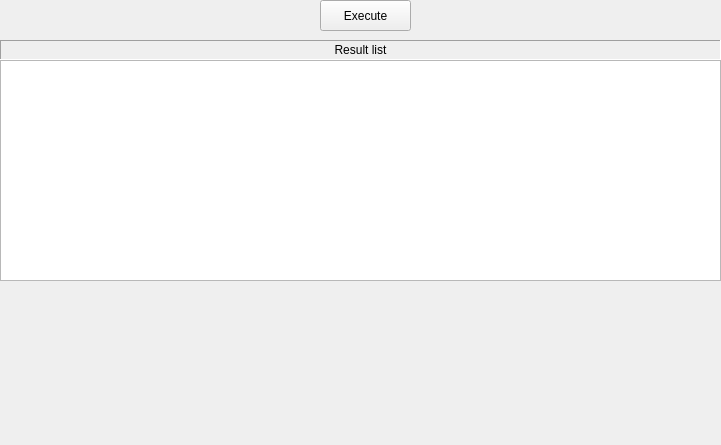
     <widget class="QWidget" name="page_12">
      <property name="geometry">
       <rect>
        <x>0</x>
        <y>0</y>
        <width>721</width>
        <height>445</height>
       </rect>
      </property>
      <attribute name="label">
       <string>ChildSelectNext</string>
      </attribute>
      <widget class="QPushButton" name="pushButtonExecuteChildSelectNextXML">
       <property name="geometry">
        <rect>
         <x>320</x>
         <y>0</y>
         <width>91</width>
         <height>31</height>
        </rect>
       </property>
       <property name="text">
        <string>Execute</string>
       </property>
      </widget>
      <widget class="QLabel" name="label_26">
       <property name="geometry">
        <rect>
         <x>0</x>
         <y>40</y>
         <width>721</width>
         <height>20</height>
        </rect>
       </property>
       <property name="frameShape">
        <enum>QFrame::Panel</enum>
       </property>
       <property name="frameShadow">
        <enum>QFrame::Sunken</enum>
       </property>
       <property name="text">
        <string>Result list</string>
       </property>
       <property name="alignment">
        <set>Qt::AlignCenter</set>
       </property>
      </widget>
      <widget class="QTextEdit" name="textEditChildSelectNextXMLResultStr">
       <property name="geometry">
        <rect>
         <x>0</x>
         <y>60</y>
         <width>721</width>
         <height>221</height>
        </rect>
       </property>
      </widget>
     </widget>
